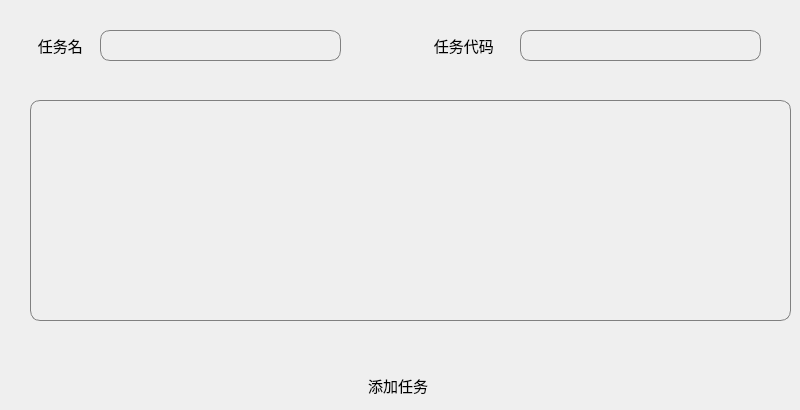
       <widget class="QWidget" name="tab_5">
        <attribute name="title">
         <string>添加任务</string>
        </attribute>
        <widget class="QLineEdit" name="lineEdit_2">
         <property name="geometry">
          <rect>
           <x>100</x>
           <y>30</y>
           <width>241</width>
           <height>31</height>
          </rect>
         </property>
         <property name="styleSheet">
          <string notr="true">QLineEdit{
        border:1px solid gray;
        border-radius:10px;
        padding:2px 4px;
		background-color: rgba(255, 255, 255, 0);
}</string>
         </property>
        </widget>
        <widget class="QPushButton" name="pushButton_8">
         <property name="geometry">
          <rect>
           <x>290</x>
           <y>370</y>
           <width>221</width>
           <height>31</height>
          </rect>
         </property>
         <property name="font">
          <font>
           <family>华文楷体</family>
           <pointsize>11</pointsize>
          </font>
         </property>
         <property name="styleSheet">
          <string notr="true">QPushButton{
        border:none;
        color:black;
        font-size:11;
		border-radius:10px;
        padding-left:5px;
        padding-right:10px;
        text-align:middle;
		background:transparent;
    }
    QPushButton:hover{
        color:white;
        border:1px solid #40E0D0;
        border-radius:10px;
        background:#40E0D0;
    }</string>
         </property>
         <property name="text">
          <string>添加任务</string>
         </property>
        </widget>
        <widget class="QLabel" name="label_3">
         <property name="geometry">
          <rect>
           <x>30</x>
           <y>30</y>
           <width>61</width>
           <height>31</height>
          </rect>
         </property>
         <property name="font">
          <font>
           <family>华文楷体</family>
           <pointsize>11</pointsize>
           <weight>50</weight>
           <bold>false</bold>
          </font>
         </property>
         <property name="text">
          <string>  任务名</string>
         </property>
        </widget>
        <widget class="QPlainTextEdit" name="plainTextEdit">
         <property name="geometry">
          <rect>
           <x>30</x>
           <y>100</y>
           <width>761</width>
           <height>221</height>
          </rect>
         </property>
         <property name="font">
          <font>
           <family>方正姚体</family>
           <pointsize>10</pointsize>
          </font>
         </property>
         <property name="styleSheet">
          <string notr="true">QPlainTextEdit{
        border:1px solid gray;
        border-radius:10px;
        padding:0px;
		margin: 0px;
		background-color: rgba(255, 255, 255, 0);
}
</string>
         </property>
         <property name="plainText">
          <string/>
         </property>
         <property name="placeholderText">
          <string>输入该任务的描述，最大200字符</string>
         </property>
        </widget>
        <widget class="QLineEdit" name="lineEdit_3">
         <property name="geometry">
          <rect>
           <x>520</x>
           <y>30</y>
           <width>241</width>
           <height>31</height>
          </rect>
         </property>
         <property name="styleSheet">
          <string notr="true">QLineEdit{
        border:1px solid gray;
        border-radius:10px;
        padding:2px 4px;
		background-color: rgba(255, 255, 255, 0);
}</string>
         </property>
        </widget>
        <widget class="QLabel" name="label_4">
         <property name="geometry">
          <rect>
           <x>430</x>
           <y>30</y>
           <width>71</width>
           <height>31</height>
          </rect>
         </property>
         <property name="font">
          <font>
           <family>华文楷体</family>
           <pointsize>11</pointsize>
           <weight>50</weight>
           <bold>false</bold>
          </font>
         </property>
         <property name="text">
          <string> 任务代码</string>
         </property>
        </widget>
       </widget>
